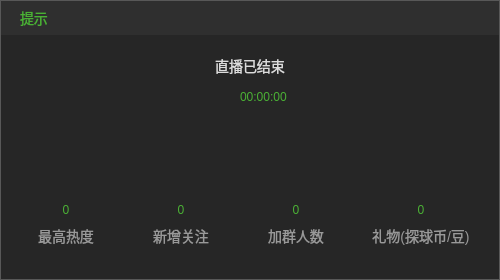
<?xml version="1.0" encoding="UTF-8"?>
<ui version="4.0">
 <class>OffcastStatisticsDlg</class>
 <widget class="QDialog" name="OffcastStatisticsDlg">
  <property name="geometry">
   <rect>
    <x>0</x>
    <y>0</y>
    <width>500</width>
    <height>280</height>
   </rect>
  </property>
  <property name="minimumSize">
   <size>
    <width>500</width>
    <height>280</height>
   </size>
  </property>
  <property name="maximumSize">
   <size>
    <width>500</width>
    <height>280</height>
   </size>
  </property>
  <property name="windowTitle">
   <string>OffcastStatisticsDlg</string>
  </property>
  <property name="styleSheet">
   <string notr="true">#wgt_main{
background:#262626;
border:1px solid #585858;
}</string>
  </property>
  <layout class="QGridLayout" name="gridLayout">
   <property name="leftMargin">
    <number>0</number>
   </property>
   <property name="topMargin">
    <number>0</number>
   </property>
   <property name="rightMargin">
    <number>0</number>
   </property>
   <property name="bottomMargin">
    <number>0</number>
   </property>
   <property name="spacing">
    <number>0</number>
   </property>
   <item row="0" column="0">
    <widget class="QWidget" name="wgt_main" native="true">
     <property name="styleSheet">
      <string notr="true">#wgt_title{
background:#2F2F2F;
}
#label{
font-family:&quot;微软雅黑&quot;;
font-size:14px;
color:#DCDCDC;
font-weight:400;
background:transparent;
}
#label_clock_icon{
border-image: url(:/TQLive/images/clocks_icon.png);
background:transparent;
}
#label_live_time{
color:#4AB134;
background:transparent;
font-family:&quot;微软雅黑&quot;;
font-size:12px;
}
#wgt_addAttention,#wgt_gift,#wgt_highestHeat,#wgt_numberOfGroup{
background:transparent;
}</string>
     </property>
     <layout class="QVBoxLayout" name="verticalLayout_5">
      <property name="spacing">
       <number>0</number>
      </property>
      <property name="leftMargin">
       <number>1</number>
      </property>
      <property name="topMargin">
       <number>1</number>
      </property>
      <property name="rightMargin">
       <number>1</number>
      </property>
      <property name="bottomMargin">
       <number>1</number>
      </property>
      <item>
       <widget class="QWidget" name="wgt_title" native="true">
        <property name="minimumSize">
         <size>
          <width>0</width>
          <height>34</height>
         </size>
        </property>
        <property name="maximumSize">
         <size>
          <width>16777215</width>
          <height>34</height>
         </size>
        </property>
        <property name="styleSheet">
         <string notr="true">#label_title{
font-size:14px;
font-family:&quot;微软雅黑&quot;;
color:#4AB134;
background:transparent;
}
#button_close{
background:transparent;
background-image: url(:/TQLive/images/pb_close_pressed.png);
background-repeat:no-repeat;
border:none;
}
#button_close:hover{
background-image: url(:/TQLive/images/pb_close_normal.png);
}
#button_close:pressed{
margin:1px;
padding:1px;
}</string>
        </property>
        <layout class="QHBoxLayout" name="horizontalLayout_3">
         <property name="spacing">
          <number>0</number>
         </property>
         <property name="leftMargin">
          <number>19</number>
         </property>
         <property name="topMargin">
          <number>0</number>
         </property>
         <property name="rightMargin">
          <number>9</number>
         </property>
         <property name="bottomMargin">
          <number>0</number>
         </property>
         <item>
          <widget class="QLabel" name="label_title">
           <property name="text">
            <string>提示</string>
           </property>
          </widget>
         </item>
         <item>
          <widget class="QPushButton" name="button_close">
           <property name="minimumSize">
            <size>
             <width>12</width>
             <height>13</height>
            </size>
           </property>
           <property name="maximumSize">
            <size>
             <width>12</width>
             <height>13</height>
            </size>
           </property>
           <property name="text">
            <string/>
           </property>
          </widget>
         </item>
        </layout>
       </widget>
      </item>
      <item>
       <spacer name="verticalSpacer">
        <property name="orientation">
         <enum>Qt::Vertical</enum>
        </property>
        <property name="sizeType">
         <enum>QSizePolicy::Fixed</enum>
        </property>
        <property name="sizeHint" stdset="0">
         <size>
          <width>20</width>
          <height>20</height>
         </size>
        </property>
       </spacer>
      </item>
      <item>
       <widget class="QLabel" name="label">
        <property name="text">
         <string>直播已结束</string>
        </property>
        <property name="alignment">
         <set>Qt::AlignCenter</set>
        </property>
       </widget>
      </item>
      <item>
       <spacer name="verticalSpacer_2">
        <property name="orientation">
         <enum>Qt::Vertical</enum>
        </property>
        <property name="sizeType">
         <enum>QSizePolicy::Fixed</enum>
        </property>
        <property name="sizeHint" stdset="0">
         <size>
          <width>20</width>
          <height>10</height>
         </size>
        </property>
       </spacer>
      </item>
      <item>
       <layout class="QHBoxLayout" name="horizontalLayout">
        <property name="spacing">
         <number>10</number>
        </property>
        <item>
         <spacer name="horizontalSpacer">
          <property name="orientation">
           <enum>Qt::Horizontal</enum>
          </property>
          <property name="sizeHint" stdset="0">
           <size>
            <width>40</width>
            <height>20</height>
           </size>
          </property>
         </spacer>
        </item>
        <item>
         <widget class="QLabel" name="label_clock_icon">
          <property name="minimumSize">
           <size>
            <width>16</width>
            <height>16</height>
           </size>
          </property>
          <property name="maximumSize">
           <size>
            <width>16</width>
            <height>16</height>
           </size>
          </property>
          <property name="text">
           <string/>
          </property>
         </widget>
        </item>
        <item>
         <widget class="QLabel" name="label_live_time">
          <property name="text">
           <string>00:00:00</string>
          </property>
         </widget>
        </item>
        <item>
         <spacer name="horizontalSpacer_2">
          <property name="orientation">
           <enum>Qt::Horizontal</enum>
          </property>
          <property name="sizeHint" stdset="0">
           <size>
            <width>40</width>
            <height>20</height>
           </size>
          </property>
         </spacer>
        </item>
       </layout>
      </item>
      <item>
       <spacer name="verticalSpacer_3">
        <property name="orientation">
         <enum>Qt::Vertical</enum>
        </property>
        <property name="sizeType">
         <enum>QSizePolicy::Fixed</enum>
        </property>
        <property name="sizeHint" stdset="0">
         <size>
          <width>20</width>
          <height>56</height>
         </size>
        </property>
       </spacer>
      </item>
      <item>
       <layout class="QHBoxLayout" name="horizontalLayout_9">
        <property name="spacing">
         <number>10</number>
        </property>
        <property name="leftMargin">
         <number>0</number>
        </property>
        <property name="rightMargin">
         <number>0</number>
        </property>
        <item>
         <widget class="QWidget" name="wgt_highestHeat" native="true">
          <property name="minimumSize">
           <size>
            <width>80</width>
            <height>0</height>
           </size>
          </property>
          <property name="maximumSize">
           <size>
            <width>80</width>
            <height>16777215</height>
           </size>
          </property>
          <property name="styleSheet">
           <string notr="true">#label_highestHeat_icon{
border-image: url(:/TQLive/images/heat_icon.png);
background:transparent;
}
#label_highestHeat_val{
font-size:12px;
background:transparent;
font-family:&quot;微软雅黑&quot;;
color:#4AB134;
}
#label_highestHeat{
font-size:14px;
background:transparent;
font-family:&quot;微软雅黑&quot;;
color:#999999;
}</string>
          </property>
          <layout class="QVBoxLayout" name="verticalLayout">
           <property name="spacing">
            <number>8</number>
           </property>
           <property name="leftMargin">
            <number>0</number>
           </property>
           <property name="topMargin">
            <number>0</number>
           </property>
           <property name="rightMargin">
            <number>0</number>
           </property>
           <property name="bottomMargin">
            <number>0</number>
           </property>
           <item>
            <layout class="QHBoxLayout" name="horizontalLayout_2">
             <property name="spacing">
              <number>0</number>
             </property>
             <item>
              <spacer name="horizontalSpacer_3">
               <property name="orientation">
                <enum>Qt::Horizontal</enum>
               </property>
               <property name="sizeHint" stdset="0">
                <size>
                 <width>17</width>
                 <height>20</height>
                </size>
               </property>
              </spacer>
             </item>
             <item>
              <widget class="QLabel" name="label_highestHeat_icon">
               <property name="minimumSize">
                <size>
                 <width>29</width>
                 <height>32</height>
                </size>
               </property>
               <property name="maximumSize">
                <size>
                 <width>29</width>
                 <height>32</height>
                </size>
               </property>
               <property name="text">
                <string/>
               </property>
              </widget>
             </item>
             <item>
              <spacer name="horizontalSpacer_4">
               <property name="orientation">
                <enum>Qt::Horizontal</enum>
               </property>
               <property name="sizeHint" stdset="0">
                <size>
                 <width>17</width>
                 <height>20</height>
                </size>
               </property>
              </spacer>
             </item>
            </layout>
           </item>
           <item>
            <widget class="QLabel" name="label_highestHeat_val">
             <property name="text">
              <string>0</string>
             </property>
             <property name="alignment">
              <set>Qt::AlignCenter</set>
             </property>
            </widget>
           </item>
           <item>
            <widget class="QLabel" name="label_highestHeat">
             <property name="text">
              <string>最高热度</string>
             </property>
             <property name="alignment">
              <set>Qt::AlignCenter</set>
             </property>
            </widget>
           </item>
          </layout>
         </widget>
        </item>
        <item>
         <widget class="QWidget" name="wgt_addAttention" native="true">
          <property name="minimumSize">
           <size>
            <width>80</width>
            <height>0</height>
           </size>
          </property>
          <property name="maximumSize">
           <size>
            <width>80</width>
            <height>16777215</height>
           </size>
          </property>
          <property name="styleSheet">
           <string notr="true">#label_addAttention_icon{
background:transparent;
border-image: url(:/TQLive/images/focus on_icon.png);
}
#label_addAttention_val{
font-family:&quot;微软雅黑&quot;;
font-size:12px;
color:#4AB134;
background:transparent;
}
#label_addAttention{
font-size:14px;
background:transparent;
font-family:&quot;微软雅黑&quot;;
color:#999999;
}</string>
          </property>
          <layout class="QVBoxLayout" name="verticalLayout_2">
           <property name="spacing">
            <number>8</number>
           </property>
           <property name="leftMargin">
            <number>0</number>
           </property>
           <property name="topMargin">
            <number>0</number>
           </property>
           <property name="rightMargin">
            <number>0</number>
           </property>
           <property name="bottomMargin">
            <number>0</number>
           </property>
           <item>
            <layout class="QHBoxLayout" name="horizontalLayout_6">
             <item>
              <spacer name="horizontalSpacer_11">
               <property name="orientation">
                <enum>Qt::Horizontal</enum>
               </property>
               <property name="sizeHint" stdset="0">
                <size>
                 <width>17</width>
                 <height>20</height>
                </size>
               </property>
              </spacer>
             </item>
             <item>
              <widget class="QLabel" name="label_addAttention_icon">
               <property name="minimumSize">
                <size>
                 <width>29</width>
                 <height>32</height>
                </size>
               </property>
               <property name="maximumSize">
                <size>
                 <width>29</width>
                 <height>32</height>
                </size>
               </property>
               <property name="text">
                <string/>
               </property>
              </widget>
             </item>
             <item>
              <spacer name="horizontalSpacer_12">
               <property name="orientation">
                <enum>Qt::Horizontal</enum>
               </property>
               <property name="sizeHint" stdset="0">
                <size>
                 <width>17</width>
                 <height>20</height>
                </size>
               </property>
              </spacer>
             </item>
            </layout>
           </item>
           <item>
            <widget class="QLabel" name="label_addAttention_val">
             <property name="text">
              <string>0</string>
             </property>
             <property name="alignment">
              <set>Qt::AlignCenter</set>
             </property>
            </widget>
           </item>
           <item>
            <widget class="QLabel" name="label_addAttention">
             <property name="text">
              <string>新增关注</string>
             </property>
             <property name="alignment">
              <set>Qt::AlignCenter</set>
             </property>
            </widget>
           </item>
          </layout>
         </widget>
        </item>
        <item>
         <widget class="QWidget" name="wgt_numberOfGroup" native="true">
          <property name="minimumSize">
           <size>
            <width>80</width>
            <height>0</height>
           </size>
          </property>
          <property name="maximumSize">
           <size>
            <width>80</width>
            <height>16777215</height>
           </size>
          </property>
          <property name="styleSheet">
           <string notr="true">#label_numberOfGroup_icon{
border-image: url(:/TQLive/images/group of_icon.png);
background:transparent;
}
#label_numberOfGroup_val{
color:#4AB134;
font-size:12px;
background:transparent;
font-family:&quot;微软雅黑&quot;;
}
#label_numberOfGroup{
font-size:14px;
background:transparent;
font-family:&quot;微软雅黑&quot;;
color:#999999;
}</string>
          </property>
          <layout class="QVBoxLayout" name="verticalLayout_3">
           <property name="spacing">
            <number>8</number>
           </property>
           <property name="leftMargin">
            <number>0</number>
           </property>
           <property name="topMargin">
            <number>0</number>
           </property>
           <property name="rightMargin">
            <number>0</number>
           </property>
           <property name="bottomMargin">
            <number>0</number>
           </property>
           <item>
            <layout class="QHBoxLayout" name="horizontalLayout_7">
             <property name="spacing">
              <number>0</number>
             </property>
             <item>
              <spacer name="horizontalSpacer_13">
               <property name="orientation">
                <enum>Qt::Horizontal</enum>
               </property>
               <property name="sizeHint" stdset="0">
                <size>
                 <width>17</width>
                 <height>20</height>
                </size>
               </property>
              </spacer>
             </item>
             <item>
              <widget class="QLabel" name="label_numberOfGroup_icon">
               <property name="minimumSize">
                <size>
                 <width>29</width>
                 <height>32</height>
                </size>
               </property>
               <property name="maximumSize">
                <size>
                 <width>29</width>
                 <height>32</height>
                </size>
               </property>
               <property name="text">
                <string/>
               </property>
              </widget>
             </item>
             <item>
              <spacer name="horizontalSpacer_14">
               <property name="orientation">
                <enum>Qt::Horizontal</enum>
               </property>
               <property name="sizeHint" stdset="0">
                <size>
                 <width>17</width>
                 <height>20</height>
                </size>
               </property>
              </spacer>
             </item>
            </layout>
           </item>
           <item>
            <widget class="QLabel" name="label_numberOfGroup_val">
             <property name="text">
              <string>0</string>
             </property>
             <property name="alignment">
              <set>Qt::AlignCenter</set>
             </property>
            </widget>
           </item>
           <item>
            <widget class="QLabel" name="label_numberOfGroup">
             <property name="text">
              <string>加群人数</string>
             </property>
             <property name="alignment">
              <set>Qt::AlignCenter</set>
             </property>
            </widget>
           </item>
          </layout>
         </widget>
        </item>
        <item>
         <widget class="QWidget" name="wgt_gift" native="true">
          <property name="minimumSize">
           <size>
            <width>0</width>
            <height>0</height>
           </size>
          </property>
          <property name="maximumSize">
           <size>
            <width>100</width>
            <height>16777215</height>
           </size>
          </property>
          <property name="styleSheet">
           <string notr="true">#label_gift_icon{
border-image: url(:/TQLive/images/gift_icon.png);
background:transparent;
}
#label_gift_val{
color:#4AB134;
font-size:12px;
background:transparent;
font-family:&quot;微软雅黑&quot;;
}
#label_gift{
font-size:14px;
background:transparent;
font-family:&quot;微软雅黑&quot;;
color:#999999;
}</string>
          </property>
          <layout class="QVBoxLayout" name="verticalLayout_4">
           <property name="spacing">
            <number>8</number>
           </property>
           <property name="leftMargin">
            <number>0</number>
           </property>
           <property name="topMargin">
            <number>0</number>
           </property>
           <property name="rightMargin">
            <number>0</number>
           </property>
           <property name="bottomMargin">
            <number>0</number>
           </property>
           <item>
            <layout class="QHBoxLayout" name="horizontalLayout_8">
             <property name="spacing">
              <number>0</number>
             </property>
             <item>
              <spacer name="horizontalSpacer_15">
               <property name="orientation">
                <enum>Qt::Horizontal</enum>
               </property>
               <property name="sizeHint" stdset="0">
                <size>
                 <width>17</width>
                 <height>20</height>
                </size>
               </property>
              </spacer>
             </item>
             <item>
              <widget class="QLabel" name="label_gift_icon">
               <property name="minimumSize">
                <size>
                 <width>29</width>
                 <height>32</height>
                </size>
               </property>
               <property name="maximumSize">
                <size>
                 <width>29</width>
                 <height>32</height>
                </size>
               </property>
               <property name="text">
                <string/>
               </property>
              </widget>
             </item>
             <item>
              <spacer name="horizontalSpacer_16">
               <property name="orientation">
                <enum>Qt::Horizontal</enum>
               </property>
               <property name="sizeHint" stdset="0">
                <size>
                 <width>17</width>
                 <height>20</height>
                </size>
               </property>
              </spacer>
             </item>
            </layout>
           </item>
           <item>
            <widget class="QLabel" name="label_gift_val">
             <property name="text">
              <string>0</string>
             </property>
             <property name="alignment">
              <set>Qt::AlignCenter</set>
             </property>
            </widget>
           </item>
           <item>
            <widget class="QLabel" name="label_gift">
             <property name="text">
              <string>礼物(探球币/豆)</string>
             </property>
             <property name="alignment">
              <set>Qt::AlignCenter</set>
             </property>
            </widget>
           </item>
          </layout>
         </widget>
        </item>
       </layout>
      </item>
      <item>
       <spacer name="verticalSpacer_4">
        <property name="orientation">
         <enum>Qt::Vertical</enum>
        </property>
        <property name="sizeHint" stdset="0">
         <size>
          <width>20</width>
          <height>52</height>
         </size>
        </property>
       </spacer>
      </item>
     </layout>
    </widget>
   </item>
  </layout>
 </widget>
 <layoutdefault spacing="6" margin="11"/>
 <resources>
  <include location="TQLive.qrc"/>
 </resources>
 <connections/>
</ui>
